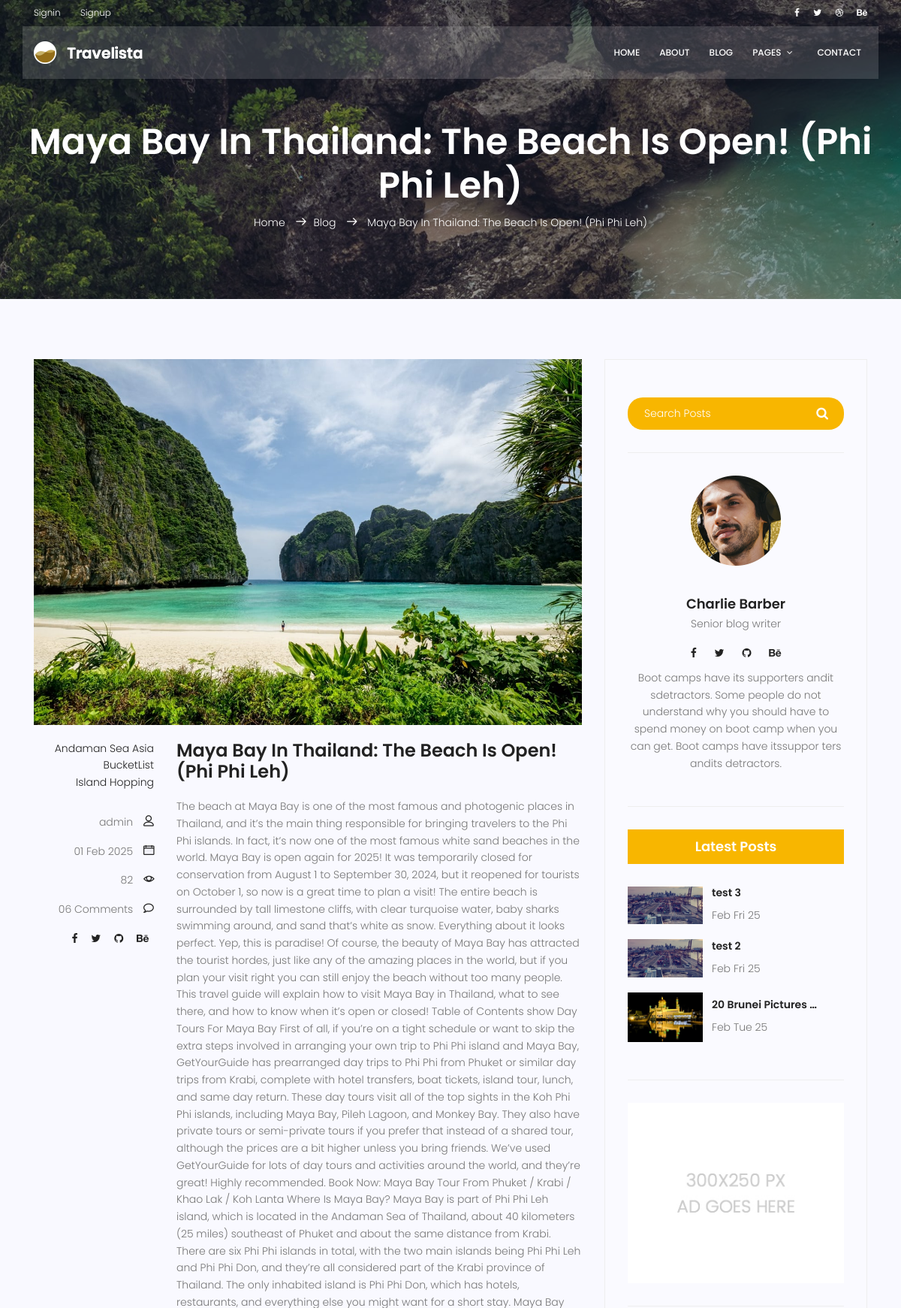
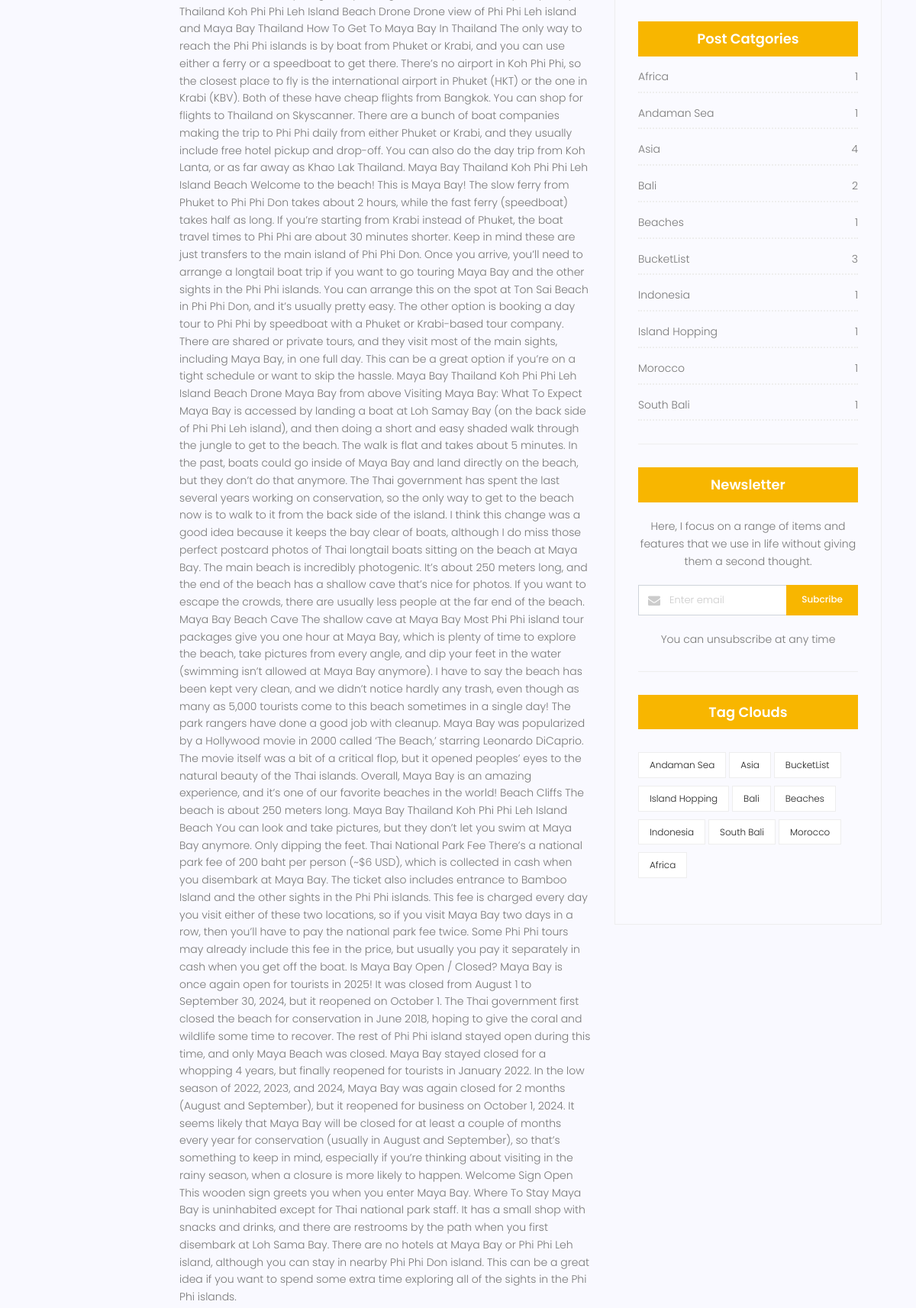
Page /blog/1/ (upper part) on the committed database (2 pictures, top to bottom).
### app_blog/models.py (models this page shows, shortened)
class blog(models.Model):
    image = models.ImageField(upload_to='blog', default='blog/blog_default.jpg')
    author = models.ForeignKey(settings.AUTH_USER_MODEL, on_delete=models.SET_NULL, null=True)
    title = models.CharField(max_length=255)
    content = models.TextField()
    category = models.ManyToManyField(category)
    counted_views = models.IntegerField(default=0)
    status = models.BooleanField(default=False)
    published_date = models.DateTimeField(null=True)
    created_date = models.DateField(auto_now_add=True)
    updated_date = models.DateTimeField(auto_now=True)

class category(models.Model):
    name = models.CharField(max_length=150, null=False)
    def __str__(self):
        return self.name

### app_blog/views.py (the view)
# urls.py: path('blog/<int:blog_id>/', views.blog_detail, name='blog_detail'),
def blog_detail(request, blog_id):
    post = get_object_or_404(models.blog, pk=blog_id, status=True, published_date__lte = timezone.now())
    if post:
        post.counted_views += 1
        post.save()
        post_next = models.blog.objects.filter(status=True,pk__gt=post.pk, published_date__lte = timezone.now()).order_by('pk').first()
        post_prev = models.blog.objects.filter(status=True,pk__lt=post.pk, published_date__lte = timezone.now()).order_by('-pk').first()
        context = {
            'post': post,
            'post_next': post_next,
            'post_prev': post_prev,
            }
        return render(request, 'app_blog/blog-single.html', context)
    else:
        context = {'post': None}
        return HttpResponse('Blog not found', status=404, content=context)

### app_blog/templatetags/app_blog_tags.py (called while the page is built)
@register.inclusion_tag('app_blog/latest_post.html')
def latestpost():
    posts = blog.objects.filter(status=True, published_date__lte=timezone.now()).order_by('-pk')[:3]
    return {'posts': posts}

@register.inclusion_tag('app_blog/post_categories.html')
def postcategories():
    filters = Q(status=True, published_date__lte = timezone.now())
    categories = blog.objects.values('category__name').filter(filters).annotate(count=Count('id'))
    return {'cats': categories}

@register.inclusion_tag('app_blog/post_categories_list1.html')
def post_categories_list():
    filters = Q(status=True, published_date__lte = timezone.now())
    categorise = blog.objects.values('category__name').filter(filters).distinct()
    return {'cats': categorise}

### app_blog/templates/app_blog/blog-single.html (shortened to what this page needs)
{% extends 'app_blog/base.html' %}
{% load static %}
{% load app_blog_tags %}
{% block content %}
			<section class="relative about-banner">
				<div class="overlay overlay-bg"></div>
				<div class="container">
					<div class="row d-flex align-items-center justify-content-center">
						<div class="about-content col-lg-12">
							<h1 class="text-white">
								{{post.title}}
							</h1>
							<p class="text-white link-nav"><a href="{% url 'app_blog:home' %}">Home </a>  <span class="lnr lnr-arrow-right"></span><a href="{% url 'app_blog:blog_home' %}">Blog </a> <span class="lnr lnr-arrow-right"></span> <a href="{% url 'app_blog:blog_detail' post.id  %}">{{ post.title }}</a></p>
						</div>
					</div>
				</div>
			</section>
			<section class="post-content-area single-post-area">
				<div class="container">
					<div class="row">
						<div class="col-lg-8 posts-list">
							<div class="single-post row">
								<div class="col-lg-12">
									<div class="feature-img">
										<img class="img-fluid" src="{{ post.image.url }}" alt="">
									</div>
								</div>
								<div class="col-lg-3  col-md-3 meta-details">
									<ul class="tags">
										{% for tag in post.category.all %}
											<li><a href="{% url 'app_blog:blog_home' cat=tag %}">{{tag}}</a></li>
										{% endfor %}
									</ul>
									<div class="user-details row">
										<p class="user-name col-lg-12 col-md-12 col-6"><a href="{% url 'app_blog:blog_home' user=post.author %}">{{post.author}}</a> <span class="lnr lnr-user"></span></p>
										<p class="date col-lg-12 col-md-12 col-6"><a href="#">{{post.published_date|date:"d M Y"}}</a> <span class="lnr lnr-calendar-full"></span></p>
										<p class="view col-lg-12 col-md-12 col-6"><a href="#">{{post.counted_views}}</a> <span class="lnr lnr-eye"></span></p>
										<p class="comments col-lg-12 col-md-12 col-6"><a href="#">06 Comments</a> <span class="lnr lnr-bubble"></span></p>
										<ul class="social-links col-lg-12 col-md-12 col-6">
											<li><a href="#"><i class="fa fa-facebook"></i></a></li>
											<li><a href="#"><i class="fa fa-twitter"></i></a></li>
											<li><a href="#"><i class="fa fa-github"></i></a></li>
											<li><a href="#"><i class="fa fa-behance"></i></a></li>
										</ul>
									</div>
								</div>
								<div class="col-lg-9 col-md-9">
									<h3 class="mt-20 mb-20">{{post.title}}</h3>
									<p class="excert">
										{{post.content}}
									</p>
								</div>
							</div>
						</div>
						<div class="col-lg-4 sidebar-widgets">
							<div class="widget-wrap">
								<div class="single-sidebar-widget search-widget">
									<form class="search-form" action="#">
			                            <input placeholder="Search Posts" name="search" type="text" onfocus="this.placeholder = ''" onblur="this.placeholder = 'Search Posts'" >
			                            <button type="submit"><i class="fa fa-search"></i></button>
			                        </form>
								</div>
								{% include 'app_blog/user-info.html' %}
								{% latestpost %}
								<div class="single-sidebar-widget ads-widget">
									<a href="#"><img class="img-fluid" src="{% static 'app_blog/img/blog/ads-banner.jpg' %}" alt=""></a>
								</div>
								{% postcategories %}
								<div class="single-sidebar-widget newsletter-widget">
									<h4 class="newsletter-title">Newsletter</h4>
									<p>
										Here, I focus on a range of items and features that we use in life without
										giving them a second thought.
									</p>
									<div class="form-group d-flex flex-row">
									   <div class="col-autos">
									      <div class="input-group">
									        <div class="input-group-prepend">
									          <div class="input-group-text"><i class="fa fa-envelope" aria-hidden="true"></i>
											</div>
									        </div>
									        <input type="text" class="form-control" id="inlineFormInputGroup" placeholder="Enter email" onfocus="this.placeholder = ''" onblur="this.placeholder = 'Enter email'" >
									      </div>
									    </div>
									    <a href="#" class="bbtns">Subcribe</a>
									</div>
									<p class="text-bottom">
										You can unsubscribe at any time
									</p>
								</div>
								{% post_categories_list %}
							</div>
						</div>
					</div>
				</div>
			</section>
{% endblock %}

### app_blog/templates/app_blog/latest_post.html
<div class="single-sidebar-widget popular-post-widget">
    <h4 class="popular-title">Latest Posts</h4>
        <div class="popular-post-list">
        {% for post in posts %}
        <div class="single-post-list d-flex flex-row align-items-center">
            <div class="thumb">
                <img class="img-fluid" src="{{post.image.url}}" alt="" style="max-width: 100px;">
            </div>
            <div class="details">
                <a href="{% url 'app_blog:blog_detail' post.id %}"><h6>{{post.title|truncatewords:3}}</h6></a>
                <p>{{post.published_date|date:"M D y"}}</p>
            </div>
        </div>
        {% endfor %}
    </div>
</div>

### rows in the picture
blog: title "Maya Bay In Thailand: The Beach Is Open! (Phi Phi Leh)", image (picture), author "admin", published_date "01 Feb 2025", counted_views "82", content "The beach at Maya Bay is one of the most famous and photogenic places in Thailand, and it’s the main thing responsible for bringing travelers to the Phi Phi islands. In fact, it’s now one of the most famous white sand beaches in the world. Maya Bay is open again for 2025! It was temporarily closed for conservation from August 1 to September 30, 2024, but it reopened for tourists on October 1, so now is a great time to plan a visit! The entire beach is surrounded by tall limestone cliffs, with clear turquoise water, baby sharks swimming around, and sand that’s white as snow. Everything about it looks perfect. Yep, this is paradise! Of course, the beauty of Maya Bay has attracted the tourist…"
category: name "Andaman Sea"
category: name "Asia"
category: name "BucketList"
category: name "Island Hopping"
blog: image (placeholder picture), title "test 3", published_date "Feb Fri 25"
blog: image (placeholder picture), title "test 2", published_date "Feb Fri 25"
blog: image (picture), title "20 Brunei Pictures …", published_date "Feb Tue 25"

### other values in the picture
{{ cat.category__name }} "Africa" "Andaman Sea" "Asia" "Bali" "Beaches" "BucketList" "Indonesia" "Island Hopping" "Morocco" "South Bali"
{{ cat.count }} "1" "1" "4" "2" "1" "3" "1" "1" "1" "1"
{{ cat.category__name }} "Andaman Sea" "Asia" "BucketList" "Island Hopping" "Bali" "Beaches" "Indonesia" "South Bali" "Morocco" "Africa"
